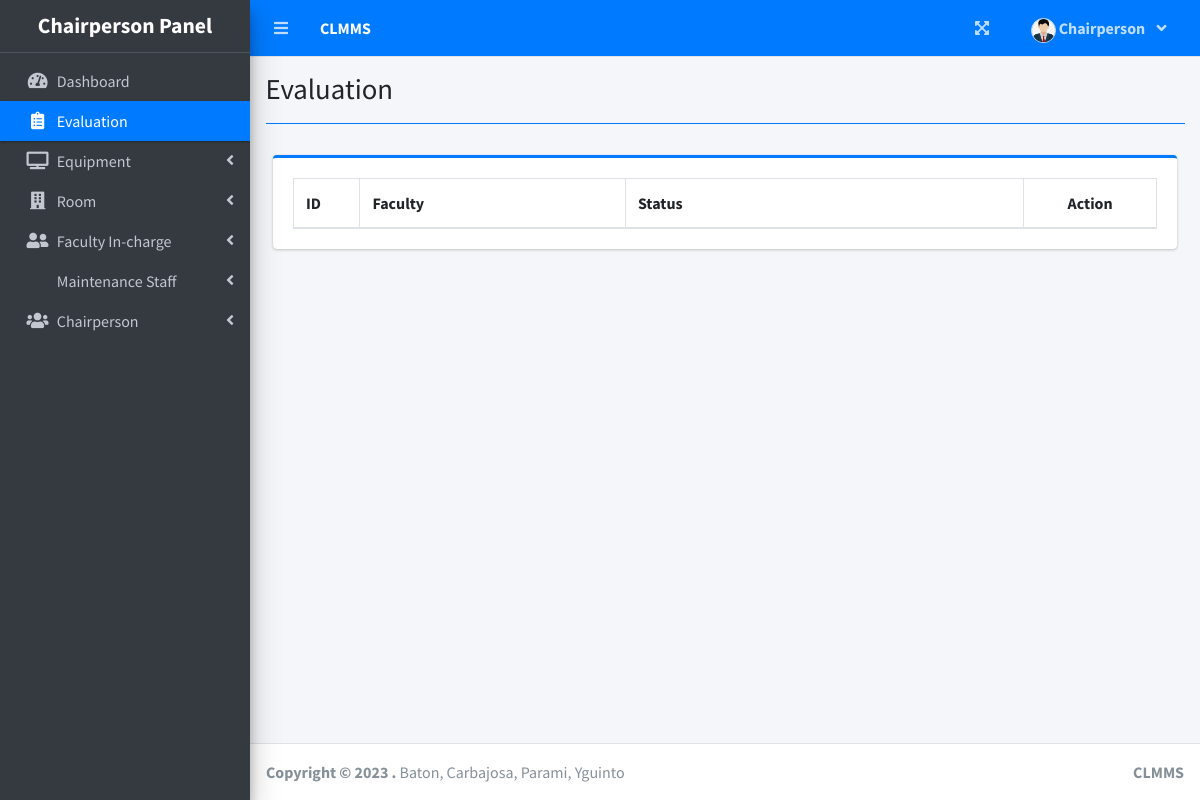
The page /index.php?page=evaluation (signed in) on the database as committed earlier.
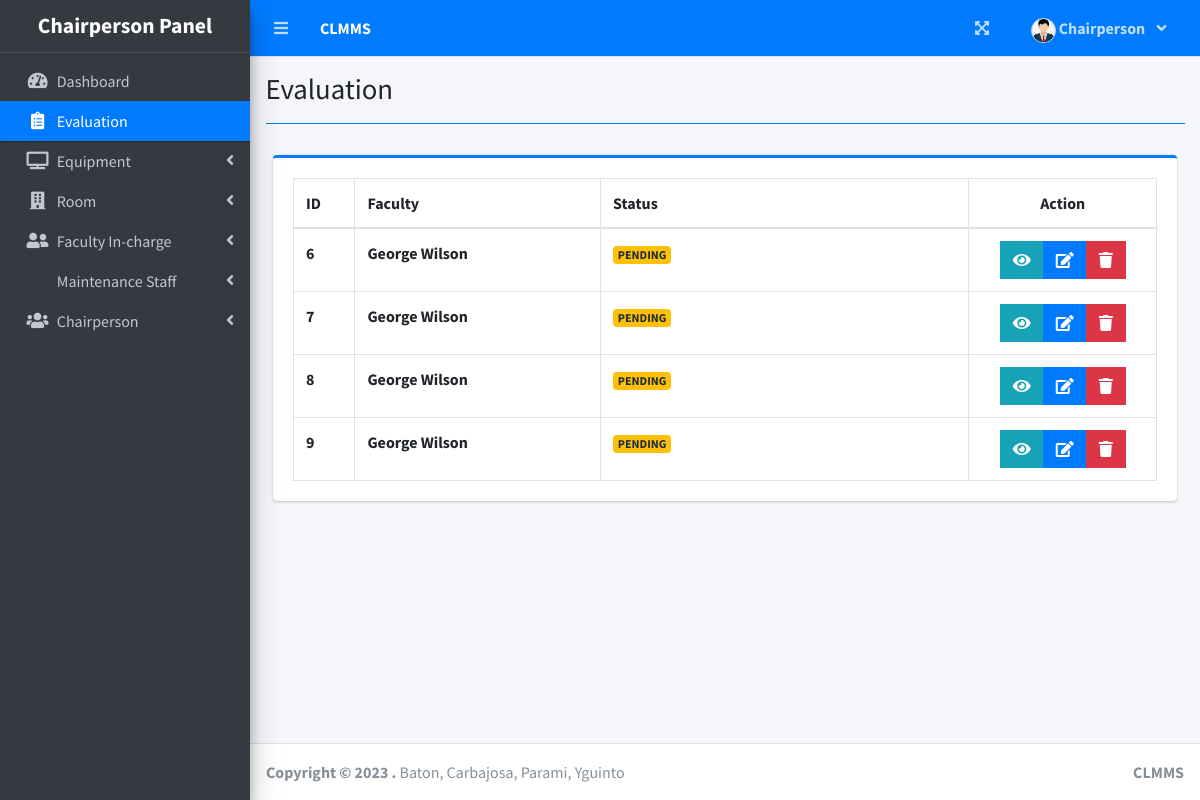
The same page on the database as committed later.
### tables this page shows
CREATE TABLE `tbl_evaluation` (
  `id` int(11) NOT NULL,
  `user_id` int(11) NOT NULL,
  `service` varchar(100) DEFAULT NULL,
  `response` varchar(100) DEFAULT NULL,
  `quality` varchar(100) DEFAULT NULL,
  `communication` varchar(100) DEFAULT NULL,
  `experience` varchar(100) DEFAULT NULL,
  `troubleshooting` varchar(100) DEFAULT NULL,
  `clean_orderly` varchar(100) DEFAULT NULL,
  `overall` varchar(100) DEFAULT NULL,
  `core_services` text DEFAULT NULL,
  `improvement` text DEFAULT NULL,
  `status` int(11) NOT NULL DEFAULT 0
);

CREATE TABLE `faculty_list` (
  `id` int(30) NOT NULL,
  `school_id` varchar(100) NOT NULL,
  `firstname` varchar(200) NOT NULL,
  `lastname` varchar(200) NOT NULL,
  `email` varchar(200) NOT NULL,
  `password` text NOT NULL,
  `avatar` text NOT NULL DEFAULT 'no-image-available.png',
  `date_created` datetime NOT NULL DEFAULT current_timestamp()
);

### admin/evaluation.php (the view, shortened to what this page needs)
<?php include'db_connect.php' ?>
<div class="col-lg-12">
	<div class="card card-outline card-primary">
		<div class="card-body">
			<table class="table tabe-hover table-bordered" id="evaluation_list">
				<colgroup>
					<col width="5%">
					<col width="20%">
					<col width="30%">
					<col width="10%">
				</colgroup>
				<thead>
					<tr>
						<th>ID</th>
						<th>Faculty</th>
                        <th>Status</th>
                        <th style="text-align: center;">Action</th>
					</tr>
				</thead>
				<tbody>
					<?php
					$qry = $conn->query("SELECT * FROM `tbl_evaluation` order by id asc");
					while($row= $qry->fetch_assoc()):
					?>
					<tr>
						<td><b><?= $row['id'] ?></b></td>
						<td><b><?php
						$fac = $conn->query("SELECT * FROM faculty_list where id = ".$row['user_id'])->fetch_array();
						echo ucwords($fac['firstname'].' '.$fac['lastname']);
						?></b></td>
						<td>
							<b>
								<?php if($row['status'] == 1): ?>
									<span class="badge badge-success">ACCEPTED</span>
								<?php else: ?>
									<span class="badge badge-warning">PENDING</span>
								<?php endif; ?>
							</b>
						</td>
						<td class="text-center">
		                    <div class="btn-group">
								<a href="javascript:void(0)" data-id="<?= $row['id'] ?>" class="btn btn-info btn-flat view_evaluation">
		                          <i class="fas fa-eye"></i>
								</a>
		                        <a href="javascript:void(0)" data-id="<?= $row['id'] ?>" class="btn btn-primary btn-flat manage_evaluation">
		                          <i class="fas fa-edit"></i>
		                        </a>
		                        <button type="button"  class="btn btn-danger btn-flat delete_evaluation" data-id="<?= $row['id'] ?>">
		                          <i class="fas fa-trash"></i>
		                        </button>
	                      </div>
						</td>
					</tr>
				<?php endwhile; ?>
				</tbody>
			</table>
		</div>
	</div>
</div>

Rows that differ between the two databases and show on the page:
added tbl_evaluation: id "6", faculty_list.firstname+lastname "George Wilson", status "PENDING"
added tbl_evaluation: id "7", faculty_list.firstname+lastname "George Wilson", status "PENDING"
added tbl_evaluation: id "8", faculty_list.firstname+lastname "George Wilson", status "PENDING"
added tbl_evaluation: id "9", faculty_list.firstname+lastname "George Wilson", status "PENDING"
